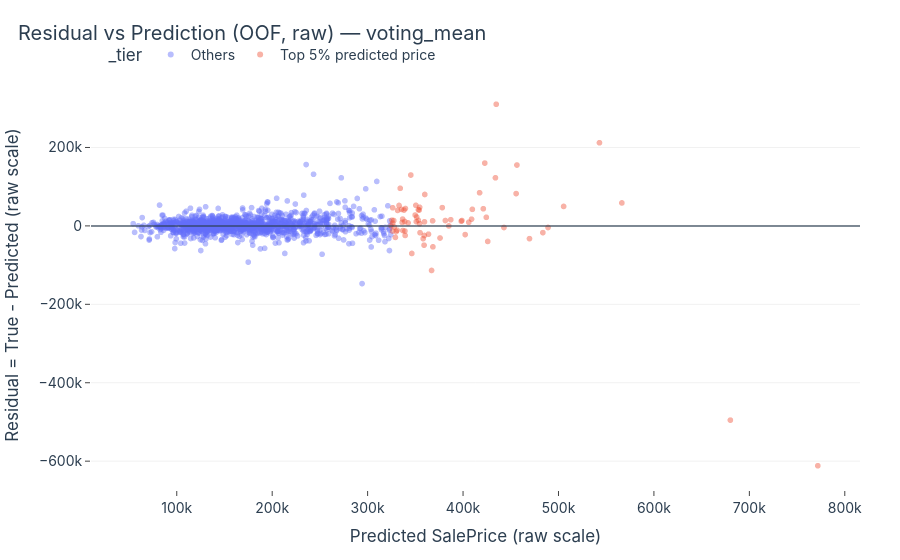

The cell this chart's notebook holds for it:
### Markdown cell above
OOF Error Summary

The OOF predictions show strong overall calibration in log space. The mean predicted log SalePrice (12.025) closely matches the mean true log SalePrice (12.024), and both the mean and median residuals are near zero, indicating no systematic over- or under-prediction.

In terms of relative accuracy, the median absolute percentage error is approximately 5%, and 75% of observations have percentage errors below 10%, suggesting that the model performs well for the majority of homes.

However, the maximum absolute and percentage errors are driven by a small number of extreme cases, likely corresponding to very high-priced properties. This suggests that while the model captures general market trends effectively, prediction uncertainty increases in the upper price range due to limited data and higher heterogeneity.

### Code cell
# ============================================
# Cell 4 — Residual vs Prediction (raw scale)
# ============================================
# Add a visual focus: highlight top-priced predictions
thr = np.quantile(df["y_pred_raw"], 0.95)  # top 5% predicted price
df["_tier"] = np.where(df["y_pred_raw"] >= thr, "Top 5% predicted price", "Others")

fig = px.scatter(
    df,
    x="y_pred_raw",
    y="residual_raw",
    color="_tier",
    hover_data=["Id", "y_true_raw", "y_pred_raw", "ape_raw"],
    title=f"Residual vs Prediction (OOF, raw) — {MODEL}",
)

fig.update_traces(marker=dict(size=6, opacity=0.45))
fig.update_layout(
    xaxis_title="Predicted SalePrice (raw scale)",
    yaxis_title="Residual = True - Predicted (raw scale)",
)
add_zero_line(fig, "y")
fig.show()

### Figure 1 — Plotly figure (JSON) as saved in the notebook; plotly's stock layout.template omitted (floating-point values rounded to 4 significant figures; data arrays with more than 128 entries replaced by an {"elided": "..."} marker saying what was removed)
{"data": [{"customdata": {"elided": "1387x3 float values"}, "hovertemplate": "_tier=Others<br>y_pred_raw=%{x}<br>residual_raw=%{y}<br>Id=%{customdata[0]}<br>y_true_raw=%{customdata[1]}<br>ape_raw=%{customdata[2]}<extra></extra>", "legendgroup": "Others", "marker": {"color": "#636efa", "opacity": 0.45, "size": 6, "symbol": "circle"}, "mode": "markers", "name": "Others", "showlegend": true, "type": "scattergl", "x": {"elided": "1387 float values"}, "xaxis": "x", "y": {"elided": "1387 float values"}, "yaxis": "y"}, {"customdata": {"elided": "73x3 float values"}, "hovertemplate": "_tier=Top 5% predicted price<br>y_pred_raw=%{x}<br>residual_raw=%{y}<br>Id=%{customdata[0]}<br>y_true_raw=%{customdata[1]}<br>ape_raw=%{customdata[2]}<extra></extra>", "legendgroup": "Top 5% predicted price", "marker": {"color": "#EF553B", "opacity": 0.45, "size": 6, "symbol": "circle"}, "mode": "markers", "name": "Top 5% predicted price", "showlegend": true, "type": "scattergl", "x": [375900.0, 332900.0, 442900.0, 339600.0, 331000.0, 398800.0, 358200.0, 417300.0, 345200.0, 425900.0, 350500.0, 346300.0, 406000.0, 354400.0, 363800.0, 336700.0, 349800.0, 469600.0, 354100.0, 408900.0, 505400.0, 359900.0, 402200.0, 339100.0, 351400.0, 334100.0, 387100.0, 680100.0, 424400.0, 339300.0, 336800.0, 367000.0, 359600.0, 409700.0, 326100.0, 336200.0, 331400.0, 338900.0, 354500.0, 326200.0, 542900.0, 351000.0, 327400.0, 329100.0, 455600.0, 489000.0, 422800.0, 385100.0, 342400.0, 456500.0, 381500.0, 354900.0, 330000.0, 433900.0, 359500.0, 324500.0, 378200.0, 566400.0, 434800.0, 353100.0, 421200.0, 338100.0, 368100.0, 771700.0, 328000.0, 326200.0, 398100.0, 368400.0, 483600.0, 335500.0, 325500.0, 353200.0, 359100.0], "xaxis": "x", "y": [-30860.0, 52080.0, -4089.0, 44370.0, -10950.0, 13670.0, -32570.0, 84500.0, 129800.0, -39600.0, 52470.0, -70300.0, 9301.0, 5613.0, -21160.0, 17340.0, 27630.0, -32470.0, 40380.0, 17130.0, 49620.0, 80120.0, -22210.0, -13110.0, 22590.0, 95850.0, 15750.0, -495300.0, 21890.0, -24310.0, -11830.0, -113700.0, 10330.0, 42230.0, -13130.0, 8798.0, 39450.0, 11130.0, 47510.0, 46270.0, 212100.0, 10950.0, 13610.0, -29320.0, 82400.0, -4047.0, 160200.0, -100.6, 7606.0, 155200.0, 13710.0, -17420.0, -14510.0, 122700.0, -24460.0, 481.7, 46630.0, 58590.0, 310200.0, 14160.0, 43770.0, 40370.0, 12900.0, -611700.0, -3009.0, 6976.0, 11920.0, -53400.0, -17140.0, 42010.0, 14530.0, 41450.0, -49130.0], "yaxis": "y"}], "layout": {"legend": {"title": {"text": "_tier"}, "tracegroupgap": 0}, "shapes": [{"line": {"color": "rgba(44,62,80,0.6)", "width": 2}, "type": "line", "x0": 0, "x1": 1, "xref": "x domain", "y0": 0, "y1": 0, "yref": "y"}], "title": {"text": "Residual vs Prediction (OOF, raw) — voting_mean"}, "xaxis": {"anchor": "y", "domain": [0, 1], "title": {"text": "Predicted SalePrice (raw scale)"}}, "yaxis": {"anchor": "x", "domain": [0, 1], "title": {"text": "Residual = True - Predicted (raw scale)"}}}}
